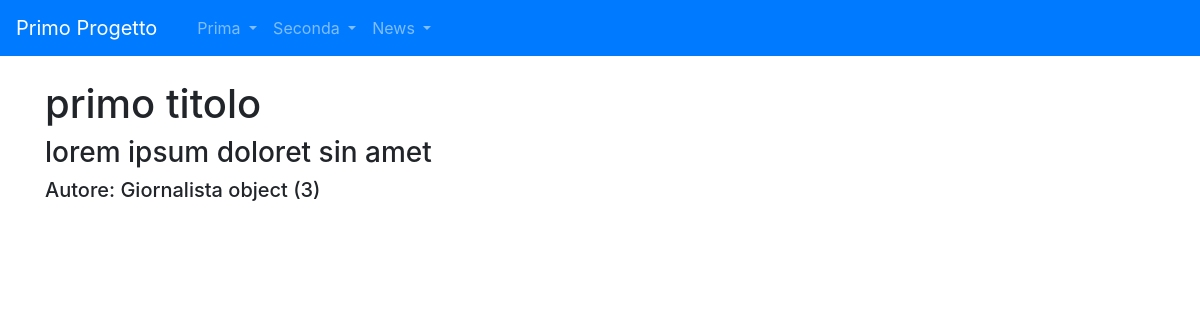
/news/articoli/1, run on the app's committed database.
### news/models.py (models this page shows)
class Articolo (models.Model):
    titolo= models.CharField(max_length=100)
    contenuto= models.TextField()
    giornalista= models.ForeignKey(Giornalista, on_delete=models.CASCADE, related_name="articoli")
    class Meta:
        verbose_name="Articolo"
        verbose_name_plural="Articolo"

class Giornalista(models.Model):
    nome= models.CharField(max_length=20)
    cognome= models.CharField(max_length=20)
    class Meta:
        verbose_name="Giornalista"
        verbose_name_plural="Giornalisti"

### news/views.py (the view)
# urls.py: path('articoli/<int:pk>', ArticoloDetailViewCB.as_view(), name="articolo_detail"),
class ArticoloDetailViewCB(DetailView):
    model=Articolo
    template_name="articolo_detail.html"

### news/templates/articolo_detail.html (shortened to what this page needs)
{% extends 'base.html'%}
{%block content%}
 <h1>{{articolo.titolo}}</h1>
 <h3>{{articolo.contenuto}}</h3>
 <h5>Autore: {{articolo.giornalista}}</h5>
{%endblock content%}

### data on the page
Articolo: titolo "primo titolo", contenuto "lorem ipsum doloret sin amet", giornalista "Giornalista object (3)"
